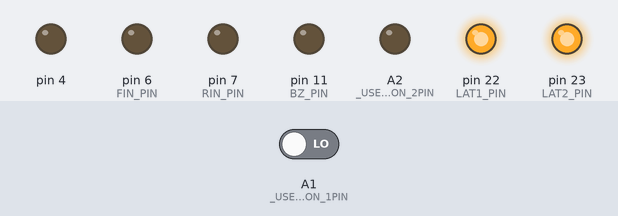
This sketch was run on a simulated Arduino Leonardo, built with avr-gcc and run on an emulated ATmega32U4. Shown: output pins drawn as LEDs (lit = HIGH). Dashed ring = blinking. The inputs (shaded band) are chosen by the test bench; at power-on: A1 (_USER_CON_1PIN) LOW.

Above: at 1.2 s.
1.3 s: A1 (_USER_CON_1PIN) driven HIGH
At 2.9 s:
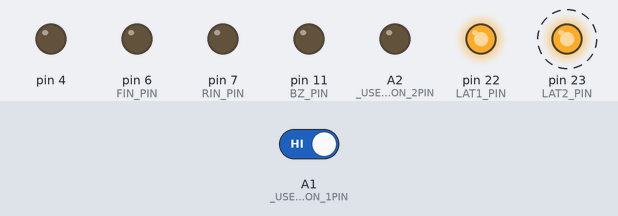
4.3 s: A1 (_USER_CON_1PIN) driven LOW
Timing chart, 0 to 7.3 s (numbered marks = the images above; inputs shaded):
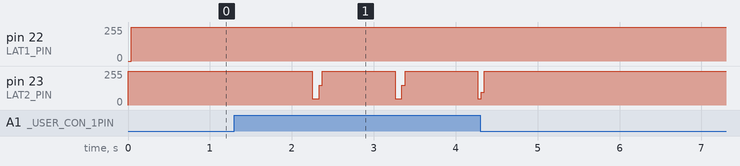

The sketch:

mon2_b.ino
```cpp
#define USE_TIMER3_ISR
#include "mono_con.h"

const int D3 = 19; // TSW
int TSW = 0;

const int ledParam[] = { B001, B100, B010 };

int val = 1, ten_val = 0, one_val = 1;
bool status = false;

word in, tc;

ISR (TIMER3_COMPA_vect) {
  if (in > 5) {
    in = 0;

    TSW = digitalRead(D3);
  }

  in++;

  if (status) tc++;
}

void setup() {
  config_init();
  serial_init();

  disp(num[ten_val], num[one_val]);
}

void loop() {
  if (TSW == HIGH) {
    // on

    status = true;

    if (tc > 100) {
      tc = 0;

      if (++val > 99) val = 0;

      ten_val = val / 10;
      one_val = val % 10;

      disp(num[ten_val], num[one_val]);
    }

    if (one_val == 0) {
      lm.color.GBR = ledParam[ten_val % 3];
      led_stepmotor(lm.b8);
    }

  } else {
    // off

    status = false;
  }
}
```

mono_con.h
```cpp
//===================================================================================================================
//
//  高校生ものづくりコンテスト2026岡山県大会用 ArduinoShield
//
//    出力回路: 百エディケーション製
//    https://hyakuedu.wordpress.com/
//
//    CPU Board: Arduino MEGA 2560 R3
//                                     2026/01/08 OKAKO
//
//===================================================================================================================
#ifndef _MONO_CON_2026_H
#define _MONO_CON_2026_H

//--- Arduino  ATmega2560 Input
#define _USER_CON_1PIN A1
#define _USER_CON_2PIN A2
#define _USER_CON_3PIN 17
#define _USER_CON_4PIN 18
#define _USER_CON_5PIN 19
#define _USER_CON_6PIN 40
#define _USER_CON_7PIN 42
#define _USER_CON_8PIN 20 //GND

//--- OKAKO_Shield_CN2
#define BOARD_SW_PIN 26
#define BZ_PIN 11
#define FIN_PIN 6
#define RIN_PIN 7
#define LAT2_PIN 23
#define LAT1_PIN 22
#define SCK_PIN 24
#define SDI_PIN 25

//--- セグメントLED 0-9,blank
int num[11] = { 0x3f, 0x06, 0x5b, 0x4f, 0x66,  //0, 1, 2, 3, 4
                0x6d, 0x7d, 0x27, 0x7f, 0x6f,  //5, 6, 7, 8, 9
                0x00 };                        //blank

//--- レジスタ初期設定
void config_init(void) {
  pinMode(_USER_CON_1PIN, INPUT);
  pinMode(_USER_CON_2PIN, INPUT);
  pinMode(_USER_CON_3PIN, INPUT);
  pinMode(_USER_CON_4PIN, INPUT);
  pinMode(_USER_CON_5PIN, INPUT);
  pinMode(_USER_CON_6PIN, INPUT);
  pinMode(_USER_CON_7PIN, INPUT);

  pinMode(_USER_CON_8PIN, OUTPUT);
  digitalWrite(_USER_CON_8PIN, LOW); //IN_D4をGND設定

  pinMode(BOARD_SW_PIN, INPUT);
  pinMode(BZ_PIN, OUTPUT);
  pinMode(RIN_PIN, OUTPUT);
  pinMode(FIN_PIN, OUTPUT);
  pinMode(LAT1_PIN, OUTPUT);
  pinMode(LAT2_PIN, OUTPUT);
  pinMode(SCK_PIN, OUTPUT);
  pinMode(SDI_PIN, OUTPUT);

  ////////// DCモータ制御用PWM信号生成用のタイマ(Timer4)の周波数を31.37KHzに変更 //////////
  TCCR4B = (TCCR4B & 0b11111000) | 0x01;

#ifdef USE_TIMER3_ISR
  ////////// 1ms割り込み用のタイマ(Timer3)の初期化 //////////
  TCCR3A = 0;
  TCCR3B = 0x0b;
  // OCR3A = 124;
  OCR3A = 249;
  TIMSK3 = 2;
#endif
}

//--- 構造体宣言bitset
struct bitset {
  int SDI : 1;   // bit0 シリアルデータ
  int SCK : 1;   // bit1 シリアルクロック
  int LAT1 : 1;  // bit2 7seg LED 系ラッチ
  int LAT2 : 1;  // bit3 フルカラーLED,step モータ系ラッチ
  int DCM : 2;   // bit4,5 DC モータの動作モード
  int BZ : 1;    // bit6 圧電スピーカ
  int TSW : 1;   // bit7 タクトスイッチ入力
};
struct bitset RC;  // 構造体変数

//--- 共用体宣言lm (LED & step Motor)
union {
  struct
  {               //--- 構造体宣言，bit というグループ名
    int SM : 4;   // bit0 ～ bit3 ステッピングモータ励磁信号
    int R : 1;    // bit4 フルカラーLED，赤色
    int B : 1;    // bit5 フルカラーLED，青色
    int G : 1;    // bit6 フルカラーLED，緑色
    int res : 1;  // bit7 未使用
  } bit;          // bit アクセス名
  struct
  {
    int SM : 4;
    int GBR : 3;  // フルカラーLED, カラーコードを3bitで指定
    int res : 1;
  } color;  // GBRを3ビットアクセス名
  int b8;   // byte アクセス名
} lm;       // 共用体変数名

//--- U1,U2,U3初期化
void serial_init(void) {
  //U1
  digitalWrite(LAT1_PIN, LOW);
  shiftOut(SDI_PIN, SCK_PIN, MSBFIRST, 0x00);
  digitalWrite(LAT1_PIN, HIGH);

  //U2
  digitalWrite(LAT1_PIN, LOW);
  shiftOut(SDI_PIN, SCK_PIN, MSBFIRST, 0x00);
  digitalWrite(LAT1_PIN, HIGH);

  //u3
  digitalWrite(LAT2_PIN, LOW);
  shiftOut(SDI_PIN, SCK_PIN, MSBFIRST, 0x00);
  digitalWrite(LAT2_PIN, HIGH);
}

//--- 2桁7セグメントLEDの表示関数
int disp(char leftPat, char rightPat) {
  digitalWrite(LAT1_PIN, LOW);
  shiftOut(SDI_PIN, SCK_PIN, MSBFIRST, leftPat);
  digitalWrite(LAT1_PIN, HIGH);

  digitalWrite(LAT1_PIN, LOW);
  shiftOut(SDI_PIN, SCK_PIN, MSBFIRST, rightPat);
  digitalWrite(LAT1_PIN, HIGH);
}

//--- ステッピングモータの初期設定関数
int stepm_init(int n) {
  int spm[5] = { 0x9,     // A
                 0xc,     // B
                 0x6,     // nA
                 0x3,     // nB
                 0x00 };  // Stop

  return spm[n];
}

//--- フルカラーLEDとステッピングモータの動作制御関数
int led_stepmotor(char n) {
  digitalWrite(LAT2_PIN, LOW);
  shiftOut(SDI_PIN, SCK_PIN, MSBFIRST, n);
  digitalWrite(LAT2_PIN, HIGH);
}

#endif
```

Measured:
- after the input at 1.3 s, pin 23 (LAT2_PIN): alternates 255/255 for 0.93 s and 48/255 for 0.08 s, starting after 0.95 s
